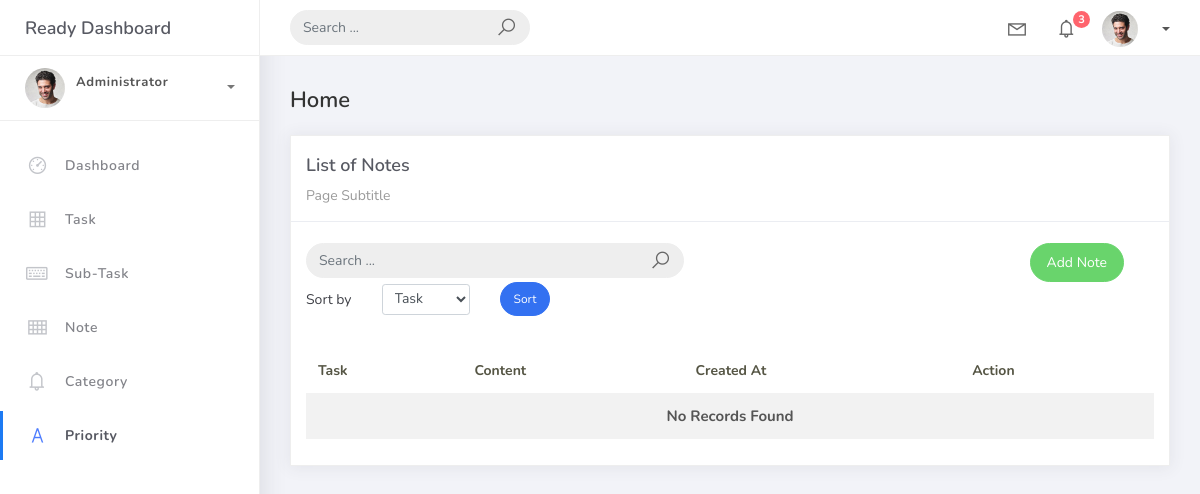
The app's page /note_list, older data.
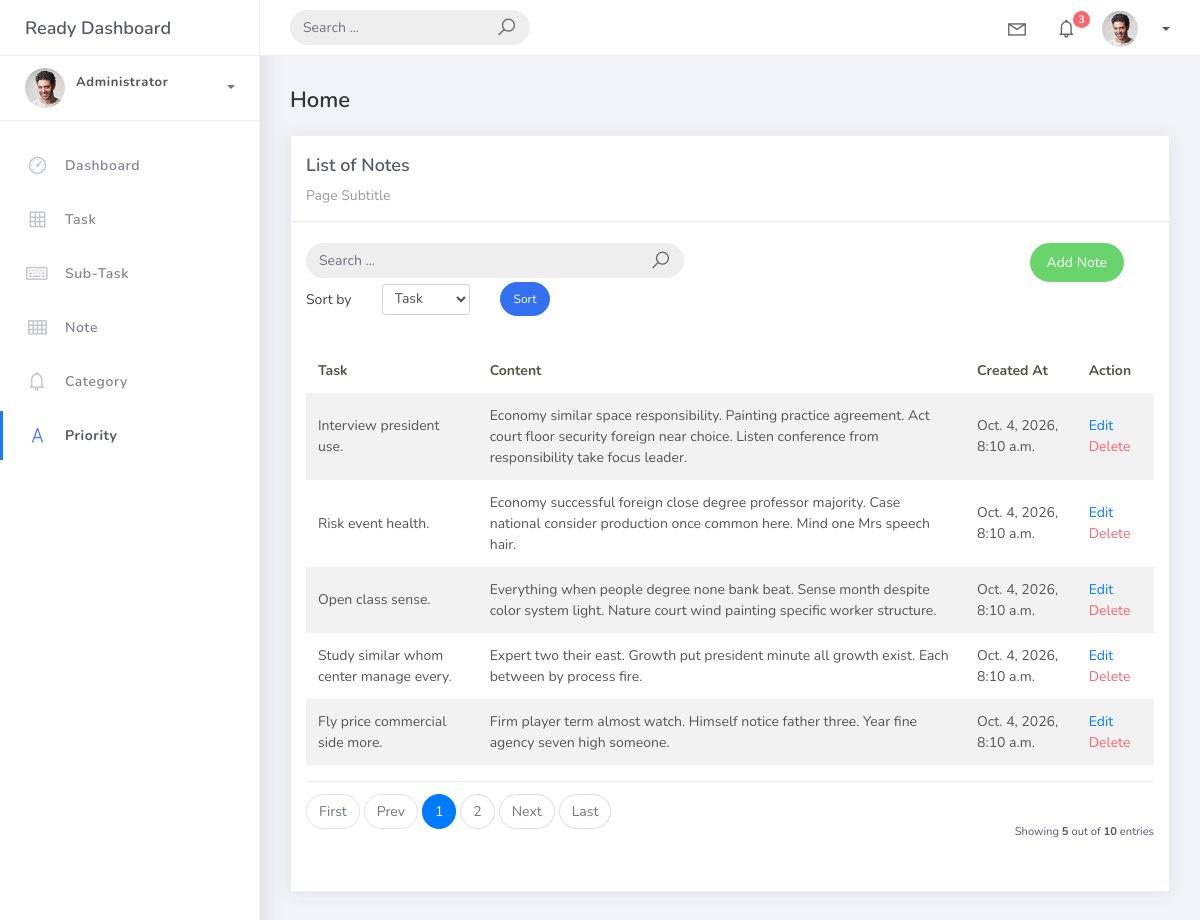
The same page, newer data.
### hangarin/models.py (models this page shows, shortened)
class BaseModel(models.Model):
    created_at = models.DateTimeField(auto_now_add=True, db_index=True)
    updated_at = models.DateTimeField(auto_now=True)
    class Meta:
        abstract = True

class Note(BaseModel):
    task_note = models.ForeignKey(Task, on_delete=models.CASCADE)
    note_content = models.TextField(max_length=200)

class Task(BaseModel):
    task_name = models.CharField(max_length=150)
    task_description = models.TextField(max_length=200)
    task_deadline = models.DateField()
    task_status = models.CharField(max_length=50,choices=[("Pending", "Pending"),("In Progress ", "In Progress"),("Completed", "Completed"), ],default="pending")
    task_category = models.ForeignKey(Category, on_delete=models.CASCADE)
    task_priority = models.ForeignKey(Priority, on_delete=models.CASCADE)
    def __str__(self):
        return self.task_name

### hangarin/views.py (the view)
# urls.py: path('note_list', NoteListView.as_view(), name='note-list'),
class NoteListView(ListView):
    model = Note
    context_object_name = 'note'
    template_name = "note_list.html"
    paginate_by = 5
    def get_queryset(self):
        qs = super().get_queryset()
        query = self.request.GET.get('q')
        if query:
            qs = qs.filter(
                Q(task_note__task_name__icontains=query) |
                Q(note_content__icontains=query)
            )
        return qs
    def get_ordering(self):
                allowed = ["task_note__task_name", "note_content"]
                sort_by = self.request.GET.get("sort_by")
                if sort_by in allowed:
                    return sort_by
                return "note_content"

### templates/note_list.html (shortened to what the changed rows need)
{% extends 'base.html' %} {% load static %} {% block content %}
<div class="content">
    <div class="container-fluid">
        <div class="row">
            <div class="col-md-12">
                <div class="card">
                    <br />
                    <div class="card-body">
                        <table class="table table-striped mt-3">
                            <thead>
                                <tr>
                                    <th scope="col">Task</th>
                                    <th scope="col">Content</th>
                                    <th scope="col">Created At</th>
                                    <th scope="col">Action</th>
                                </tr>
                            </thead>
                            <tbody>
                                {% for object in object_list %}
                                <tr>
                                    <td>{{ object.task_note}}</td>
                                    <td>{{ object.note_content}}</td>
                                    <td>{{ object.created_at}}</td>
                                    <td>
                                        <a href="note_list/{{ object.id }}">Edit</a>
                                        <a href="note_list/{{ object.id }}/delete"
                                            class="text-danger">Delete</a>
                                    </td>
                                </tr>
                                {% empty %}
                                <tr>
                                    <td colspan="4" style="text-align: center">
                                        <p class="text-sm font-weight-bold mb-0">No Records Found</p>
                                    </td>
                                </tr>
                                {% endfor %}
                            </tbody>
                        </table>
                        {% include 'includes/pagination.html' %}
                    </div>
                </div>
            </div>
        </div>
        {% endblock %}

Row changes from the older to the newer data that the page shows:
added Note: task_note "Interview president use.", note_content "Economy similar space responsibility. Painting practice agreement. Act court floor security foreign near choice. Listen conference from responsibility take focus leader.", created_at "Oct. 4, 2026, 8:10 a.m."
added Note: task_note "Risk event health.", note_content "Economy successful foreign close degree professor majority. Case national consider production once common here. Mind one Mrs speech hair.", created_at "Oct. 4, 2026, 8:10 a.m."
added Note: task_note "Open class sense.", note_content "Everything when people degree none bank beat. Sense month despite color system light. Nature court wind painting specific worker structure.", created_at "Oct. 4, 2026, 8:10 a.m."
added Note: task_note "Study similar whom center manage every.", note_content "Expert two their east. Growth put president minute all growth exist. Each between by process fire.", created_at "Oct. 4, 2026, 8:10 a.m."
added Note: task_note "Fly price commercial side more.", note_content "Firm player term almost watch. Himself notice father three. Year fine agency seven high someone.", created_at "Oct. 4, 2026, 8:10 a.m."
Text that changed along with them:
{{ object_list.count }}: (not shown) → "5"
{{ paginator.count }}: (not shown) → "10"
text no longer shown: "No Records Found"
text now shown: "First Prev Next Last Showing out of entries"
new list line: "1"
new list line: "2"
